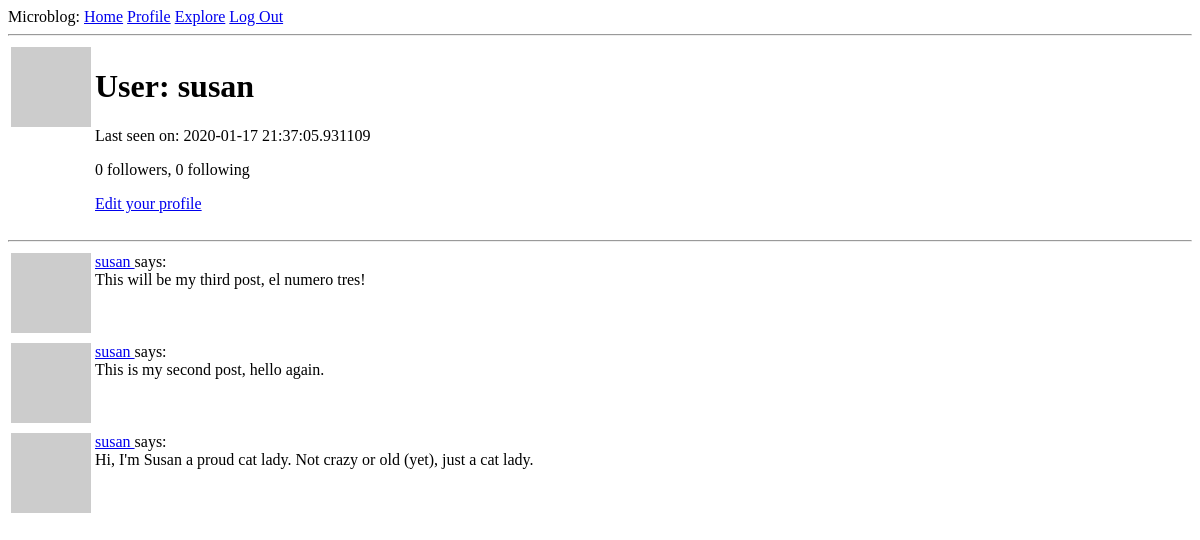
Before: /user/susan (signed in) with the older database file.
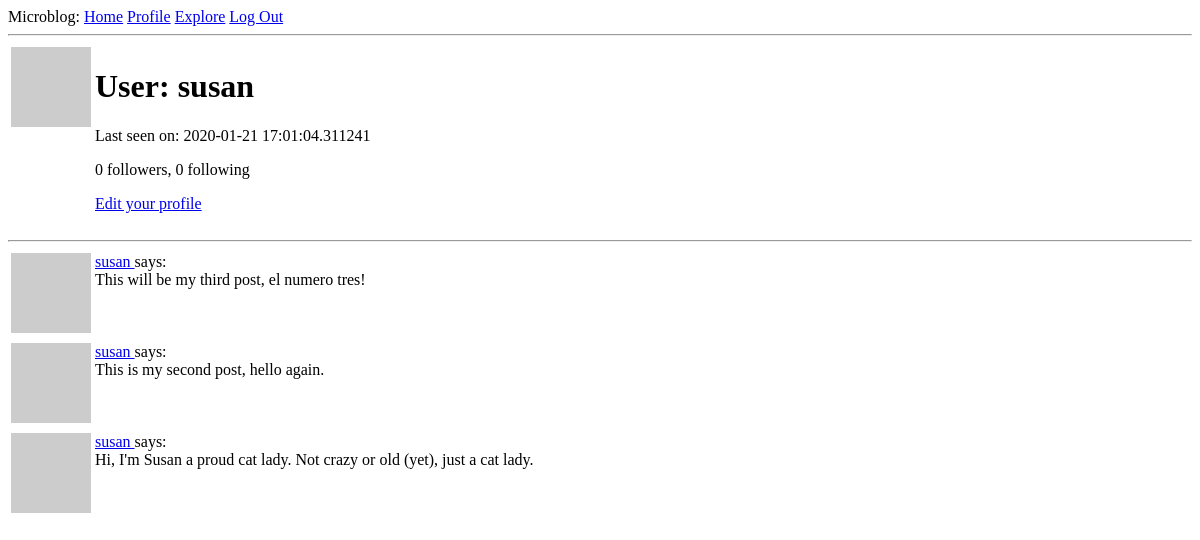
After: the same page with the newer database file.
### app/models.py (models this page shows, shortened)
class User(UserMixin, db.Model):
    id = db.Column(db.Integer, primary_key=True)
    username = db.Column(db.String(64), index=True, unique=True)
    email = db.Column(db.String(120), index=True, unique=True)
    password_hash = db.Column(db.String(128))
    posts = db.relationship('Post', backref='author', lazy='dynamic')
    about_me = db.Column(db.String(140))
    last_seen = db.Column(db.DateTime, default=datetime.utcnow)
    followed = db.relationship(
        'User', secondary=followers,
        primaryjoin=(followers.c.follower_id == id),        # follower entity/user, left side join
        secondaryjoin=(followers.c.followed_id == id),      # followed entity/user, right side join
        backref=db.backref('followers', lazy='dynamic'), lazy='dynamic')
    def avatar(self, size):                 # add avatar to profile, hash created by md5 from user's email address -> URL of avatar image returned
        digest = md5(self.email.lower().encode('utf-8')).hexdigest()
        return 'https://www.gravatar.com/avatar/{}?d=identicon&s={}'.format(digest, size)

class Post(db.Model):
    id = db.Column(db.Integer, primary_key=True)
    body = db.Column(db.String(140))
    timestamp = db.Column(db.DateTime, index=True, default=datetime.utcnow)
    user_id = db.Column(db.Integer, db.ForeignKey('user.id'))

### app/routes.py (the view)
@app.route('/user/<username>')
@login_required
def user(username):
    user = User.query.filter_by(username=username).first_or_404()   # send 404 error if user doesn't exist.
    page = request.args.get('page', 1, type=int)
    posts = user.posts.order_by(Post.timestamp.desc()).paginate(
        page, app.config['POSTS_PER_PAGE'], False)
    next_url = url_for('user', username=user.username, page=posts.next_num) \
        if posts.has_next else None
    prev_url = url_for('user', username=user.username, page=posts.prev_num) \
        if posts.has_prev else None
    return render_template('user.html', user=user, posts=posts)

### app/models.py (called while the page is built)
@login.user_loader
def load_user(id):
    return User.query.get(int(id))

### app/routes.py (called while the page is built)
@app.before_request
def before_request():
    if current_user.is_authenticated:
        current_user.last_seen = datetime.utcnow()
        db.session.commit()

### app/templates/user.html (shortened to what this page needs)
{% extends "base.html" %}
{% block content %}
  <table>
    <tr valign="top">
      <td><img src="{{user.avatar(128)}}"></td>
      <td>
        <h1>User: {{user.username}}</h1>
        {% if user.last_seen %}<p>Last seen on: {{ user.last_seen}}</p>{% endif %}
        <p>{{ user.followers.count() }} followers, {{ user.followed.count() }} following</p>
        {% if user == current_user %}
        <p><a href="{{ url_for('edit_profile') }}">Edit your profile</a></p>
        {% elif not current_user.is_following(user) %}
        <p><a href="{{ url_for('follow', username=user.username) }}">Follow</a></p>
        {% else %}
        <p><a href="{{ url_for('unfollow', username=user.username) }}">Unfollow</a></p>
        {% endif %}
      </td>
    </tr>
  </table>
  <hr>
  {% for post in posts %}
    {% include '_post.html' %}
  {% endfor %}
{% endblock %}

### app/templates/base.html (shortened to what this page needs)
<!DOCTYPE html>
<html lang="en" dir="ltr">
  <head>
  </head>
  <body>
    <div>
      Microblog:
      <a href="{{url_for('index')}}">Home</a>
      {% if current_user.is_anonymous %}
      <a href="{{url_for('login')}}">Log In</a>
      {% else %}
      <a href="{{ url_for('user', username=current_user.username) }}">Profile</a>
      <a href="{{ url_for('explore') }}">Explore</a>
      <a href="{{url_for('logout')}}">Log Out</a>
      {% endif %}
    </div>
    <hr>
    {% block content %}{% endblock %}
  </body>
</html>

### app/templates/_post.html
<table>
  <tr valign="top">
    <td><img src="{{ post.author.avatar(36) }}" alt=""></td>
    <td>
      <a href="{{ url_for('user', username=post.author.username )}}">
        {{ post.author.username }}
      </a>
      says: <br>{{ post.body }}
    </td>
  </tr>
</table>

Changed rows visible on the page:
changed User "susan": last_seen "2020-01-17 21:37:05.931109" → "2020-01-21 17:01:04.311241"
